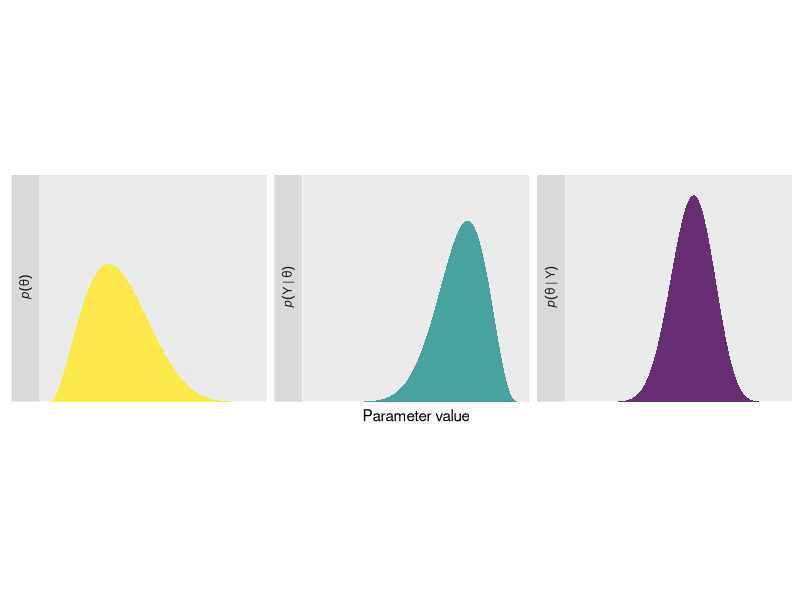

This chart was generated by the following R code:
library(tidyverse)
library(scales)
x <- seq(0, 1, by = .001)
a1 <- 3; a2 <- 6; b1 <- 10; b2 <- 4
Prior <- dbeta(x, a1, a2)
Likelihood <- dbeta(x, b1, b2)
Posterior <- dbeta(x, a1+b1, a2+b2)
tibble(x, Prior, Likelihood, Posterior) %>% 
  pivot_longer(-x) %>% 
  mutate(name = factor(name, levels = c("Prior", "Likelihood", "Posterior"), labels = c(~italic(p)(theta), ~italic(p)(Y~"|"~theta), ~italic(p)(theta~"|"~Y)))) %>% 
  ggplot(aes(x, value, col = name, fill = name)) +
  scale_colour_viridis_d("", aesthetics = c("color", "fill"), direction = -1) +
  scale_y_continuous(expand = expansion(c(0, .1))) +
  scale_x_continuous("Parameter value", breaks = pretty_breaks()) +
  geom_ribbon(aes(ymin = 0, ymax = value), size = 0, alpha = .8) +
  facet_wrap(
    "name", strip.position = "left", labeller = label_parsed
    ) +
  theme(
    legend.position = "none",
    aspect.ratio = 1,
    panel.grid = element_blank(),
    axis.text = element_blank(),
    axis.title.y = element_blank(),
    axis.ticks = element_blank()
    )